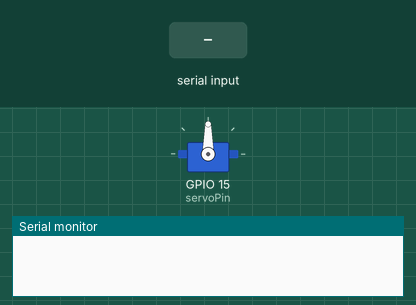
Bench run of a sketch on a simulated ESP32. On the bench: servo, the last lines printed to the serial monitor. The test bench sets the inputs (shaded band).

Above: at 1.2 s.
1.3 s: "30,150\n" received over Serial
At 3.4 s:
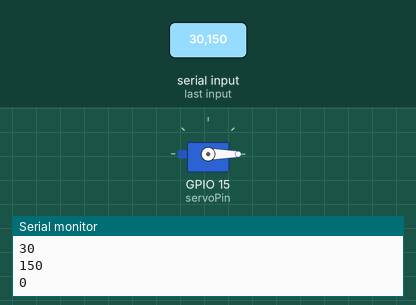
3.8 s: "90,45\n" received over Serial
At 4.1 s:
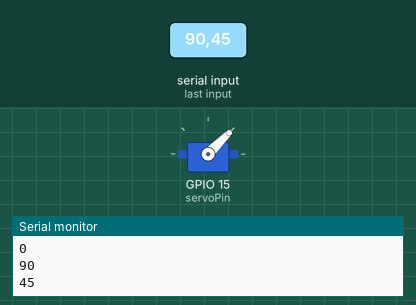
6.3 s: "200\n" received over Serial
At 7.1 s:
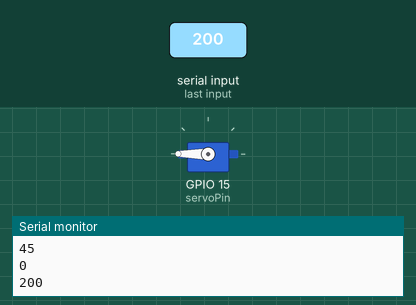
Timing chart, 0 to 9.3 s (numbered marks = the images above; inputs shaded):
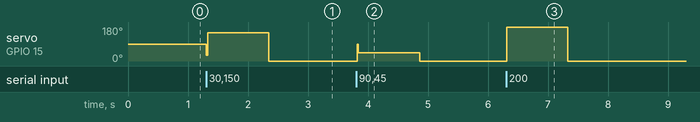

Measured:
- after the input at 1.3 s, servo on GPIO 15 (servoPin): 90° → 150° at once, → 0° 1.0 s later
- after the input at 3.8 s, servo on GPIO 15 (servoPin): 0° → 45° at once, → 0° 1.0 s later
- after the input at 6.3 s, servo on GPIO 15 (servoPin): 0° → 180° at once, → 0° 1.0 s later

The sketch:

ServoController.ino
```cpp
#include <ESP32Servo.h>

#define servoPin 15

Servo servo;

void setup() {
  Serial.begin(115200);

  servo.attach(servoPin);
}

void loop() {
  if (Serial.available()) {
    int angle = Serial.parseInt();
    Serial.println(angle);
    servo.write(angle);
  }

  delay(20);
}
```
